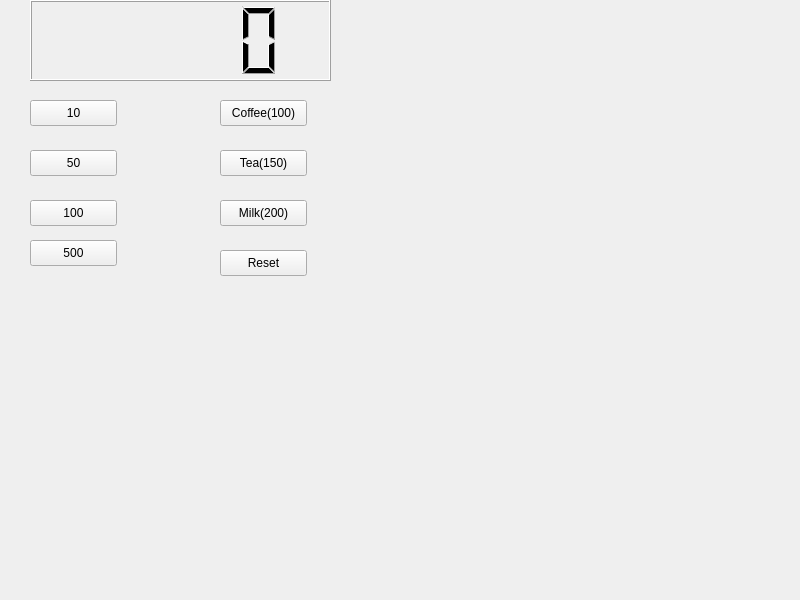
<?xml version="1.0" encoding="UTF-8"?>
<ui version="4.0">
 <class>Widget</class>
 <widget class="QWidget" name="Widget">
  <property name="geometry">
   <rect>
    <x>0</x>
    <y>0</y>
    <width>800</width>
    <height>600</height>
   </rect>
  </property>
  <property name="windowTitle">
   <string>Widget</string>
  </property>
  <widget class="QLCDNumber" name="lcdNumber">
   <property name="geometry">
    <rect>
     <x>30</x>
     <y>0</y>
     <width>301</width>
     <height>81</height>
    </rect>
   </property>
  </widget>
  <widget class="QPushButton" name="pbCoin10">
   <property name="geometry">
    <rect>
     <x>30</x>
     <y>100</y>
     <width>87</width>
     <height>26</height>
    </rect>
   </property>
   <property name="text">
    <string>10</string>
   </property>
  </widget>
  <widget class="QPushButton" name="pbCoin50">
   <property name="geometry">
    <rect>
     <x>30</x>
     <y>150</y>
     <width>87</width>
     <height>26</height>
    </rect>
   </property>
   <property name="text">
    <string>50</string>
   </property>
  </widget>
  <widget class="QPushButton" name="pbCoin100">
   <property name="geometry">
    <rect>
     <x>30</x>
     <y>200</y>
     <width>87</width>
     <height>26</height>
    </rect>
   </property>
   <property name="text">
    <string>100</string>
   </property>
  </widget>
  <widget class="QPushButton" name="pbCoin500">
   <property name="geometry">
    <rect>
     <x>30</x>
     <y>240</y>
     <width>87</width>
     <height>26</height>
    </rect>
   </property>
   <property name="text">
    <string>500</string>
   </property>
  </widget>
  <widget class="QPushButton" name="pbCoffee">
   <property name="geometry">
    <rect>
     <x>220</x>
     <y>100</y>
     <width>87</width>
     <height>26</height>
    </rect>
   </property>
   <property name="text">
    <string>Coffee(100)</string>
   </property>
  </widget>
  <widget class="QPushButton" name="pbTea">
   <property name="geometry">
    <rect>
     <x>220</x>
     <y>150</y>
     <width>87</width>
     <height>26</height>
    </rect>
   </property>
   <property name="text">
    <string>Tea(150)</string>
   </property>
  </widget>
  <widget class="QPushButton" name="pbMilk">
   <property name="geometry">
    <rect>
     <x>220</x>
     <y>200</y>
     <width>87</width>
     <height>26</height>
    </rect>
   </property>
   <property name="text">
    <string>Milk(200)</string>
   </property>
  </widget>
  <widget class="QPushButton" name="pbReset">
   <property name="geometry">
    <rect>
     <x>220</x>
     <y>250</y>
     <width>87</width>
     <height>26</height>
    </rect>
   </property>
   <property name="text">
    <string>Reset</string>
   </property>
  </widget>
 </widget>
 <resources/>
 <connections/>
</ui>
